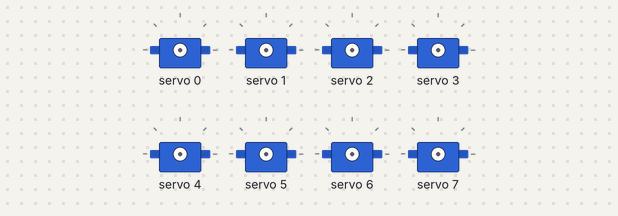
Simulated run of this sketch. Board: ESP32. Parts: 8 × servo. What the sketch prints to the serial monitor is not drawn.

Above: at 0.0 s.
At 7.7 s:
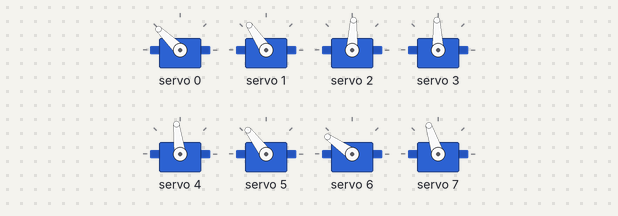
At 23.54 s:
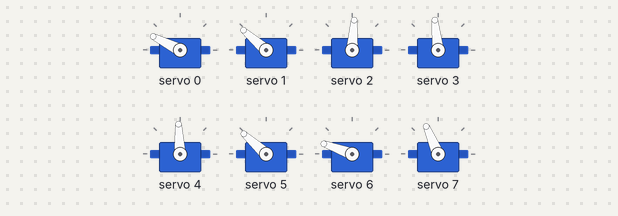
At 29.26 s:
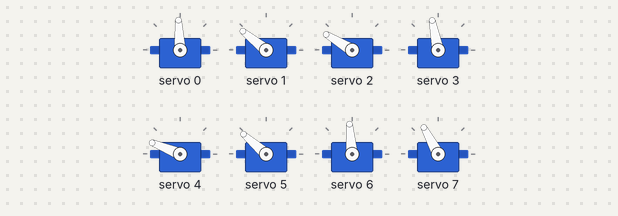
At 31.39 s:
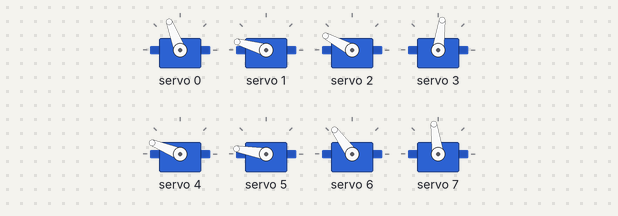
At 38.4 s:
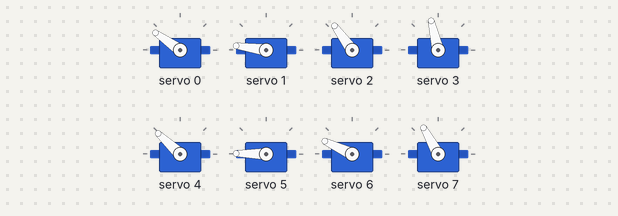
Timing chart, 0 to 40.0 s (numbered marks = the images above):
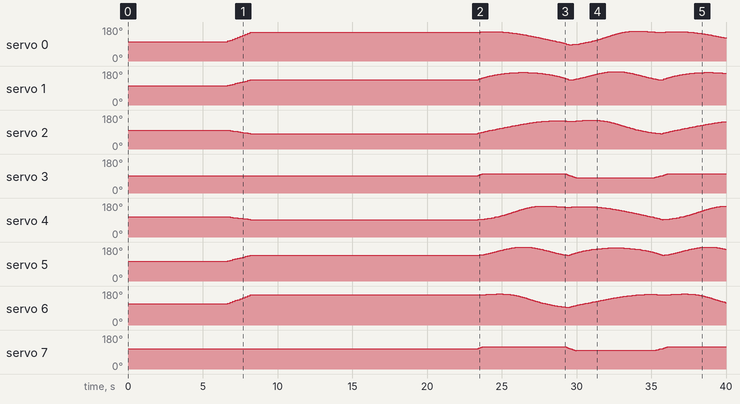

The sketch:

esp32_Nestor_tableau.ino
```cpp
#include "trajectory.h"
#include <Wire.h>
#include <Adafruit_PWMServoDriver.h>

Adafruit_PWMServoDriver pwm = Adafruit_PWMServoDriver(0x40);

int num_lignes=TRAJECTORY_SIZE; // taille du tableau dans trakectory.h
int dest_lignes=800; // nombre de positions pour le robot

float theta1_G ; int micros1_G;
float theta2_G ; int micros2_G;
float theta3_G ; int micros3_G;
float roll_G ;   int microsR_G;
float theta1_D ; int micros1_D;
float theta2_D ; int micros2_D;
float theta3_D ; int micros3_D;
float roll_D ;   int microsR_D;


void setup() {
  // put your setup code here, to run once:
  Serial.begin(115200);
  delay(1000);
  Serial.println("\n🚀 Démarrage ESP32...");

  // I2C
  Wire.begin(21, 22);  // SDA=21, SCL=22 ouverture de la communication I2C
  Wire.setClock(100000);
  pwm.begin();
  pwm.setPWMFreq(60);

  delay(500);

  // mise en position droite
  pwm.writeMicroseconds(0, 1500 + 96);
  pwm.writeMicroseconds(1, 1500 + 92);
  pwm.writeMicroseconds(2, 1500 + 67);
  pwm.writeMicroseconds(3, 1500 - 6);

  pwm.writeMicroseconds(4, 1500 + 155);
  pwm.writeMicroseconds(5, 1500 + 125);
  pwm.writeMicroseconds(6, 1500 + 194);
  pwm.writeMicroseconds(7, 1500 + 160);

  delay(5000);


for (int i = 0; i < STEP_COUNT; i++) {

  theta1_G = table_depart[i][0]; micros1_G = constrain(map(theta1_G, 135, -135, 500, 2500), 500, 2500);
  theta2_G = table_depart[i][1]; micros2_G = constrain(map(theta2_G, -135, 135, 500, 2500), 500, 2500);
  theta3_G = table_depart[i][2]; micros3_G = constrain(map(theta3_G, 135, -135, 500, 2500), 500, 2500);
  roll_G = table_depart[i][3];   microsR_G = constrain(map(roll_G, -135, 135, 500, 2500), 500, 2500);
  theta1_D = table_depart[i][4]; micros1_D = constrain(map(theta1_D, 135, -135, 500, 2500), 500, 2500);
  theta2_D = table_depart[i][5]; micros2_D = constrain(map(theta2_D, -135, 135, 500, 2500), 500, 2500);
  theta3_D = table_depart[i][6]; micros3_D = constrain(map(theta3_D, 135, -135, 500, 2500), 500, 2500);
  roll_D = table_depart[i][7];   microsR_D = constrain(map(roll_D, -135, 135, 500, 2500), 500, 2500);

  pwm.writeMicroseconds(0, micros1_G + 96);
  pwm.writeMicroseconds(1, micros2_G + 92);
  pwm.writeMicroseconds(2, micros3_G + 67);
  pwm.writeMicroseconds(3, microsR_G - 6);

  pwm.writeMicroseconds(4, micros1_D + 155);
  pwm.writeMicroseconds(5, micros2_D + 125);
  pwm.writeMicroseconds(6, micros3_D + 194);
  pwm.writeMicroseconds(7, microsR_D + 160);

  delay(150);
  debug();
  }

  delay(15000);
  //Serial.println("Debut du mouvement");
  // debut de boucle
}


void loop() {
  // put your main code here, to run repeatedly:
for (int i = 0; i < dest_lignes; i= i+2) {

  int t0 = millis();

  theta1_G = trajectory[i][0]; micros1_G = constrain(map(theta1_G, 135, -135, 500, 2500), 500, 2500);
  theta2_G = trajectory[i][1]; micros2_G = constrain(map(theta2_G, -135, 135, 500, 2500), 500, 2500);
  theta3_G = trajectory[i][2]; micros3_G = constrain(map(theta3_G, 135, -135, 500, 2500), 500, 2500);
  roll_G = trajectory[i][3];   microsR_G = constrain(map(roll_G, -135, 135, 500, 2500), 500, 2500);
  theta1_D = trajectory[i][4]; micros1_D = constrain(map(theta1_D, 135, -135, 500, 2500), 500, 2500);
  theta2_D = trajectory[i][5]; micros2_D = constrain(map(theta2_D, -135, 135, 500, 2500), 500, 2500);
  theta3_D = trajectory[i][6]; micros3_D = constrain(map(theta3_D, 135, -135, 500, 2500), 500, 2500);
  roll_D = trajectory[i][7];   microsR_D = constrain(map(roll_D, -135, 135, 500, 2500), 500, 2500);

  pwm.writeMicroseconds(0, micros1_G + 96);
  pwm.writeMicroseconds(1, micros2_G + 92);
  pwm.writeMicroseconds(2, micros3_G + 67);
  pwm.writeMicroseconds(3, microsR_G - 6);

  pwm.writeMicroseconds(4, micros1_D + 155);
  pwm.writeMicroseconds(5, micros2_D + 125);
  pwm.writeMicroseconds(6, micros3_D + 194);
  pwm.writeMicroseconds(7, microsR_D + 160);

  delay(11);
  debug();

  int t1 = millis();

  Serial.print("Freq loop  "); Serial.println( 1000 / (t1 - t0));
  }
}


void debug() {
  Serial.printf("theta1_G %.2f theta2_G %.2f theta3_G %.2f roll_G %.2f \n", theta1_G, theta2_G,theta3_G, roll_G );
  Serial.printf("theta1_D %.2f theta2_D %.2f theta3_D %.2f roll_D %.2f \n", theta1_D, theta2_D,theta3_D, roll_D);

  Serial.printf("ms1_G %.2f ms2_G %.2f ms3_G %.2f ms4_G %.2f \n", micros1_G, micros2_G,micros3_G, microsR_G );
  Serial.printf("ms1_D %.2f ms2_D %.2f ms3_D %.2f ms_D %.2f \n \n", micros1_D, micros2_D,micros3_D, microsR_D);

}
```

Source omitted: trajectory.h (80293 bytes)

Measured:
- by itself, servo 0: 102° → 106° at 6.7 s, → 111° 0.17 s later, → 116° 0.17 s later, → 121° 0.17 s later, … (195 changes in this stretch)
- by itself, servo 6: 112° → 116° at 6.7 s, → 121° 0.17 s later, → 126° 0.17 s later, → 130° 0.17 s later, … (210 changes in this stretch)
